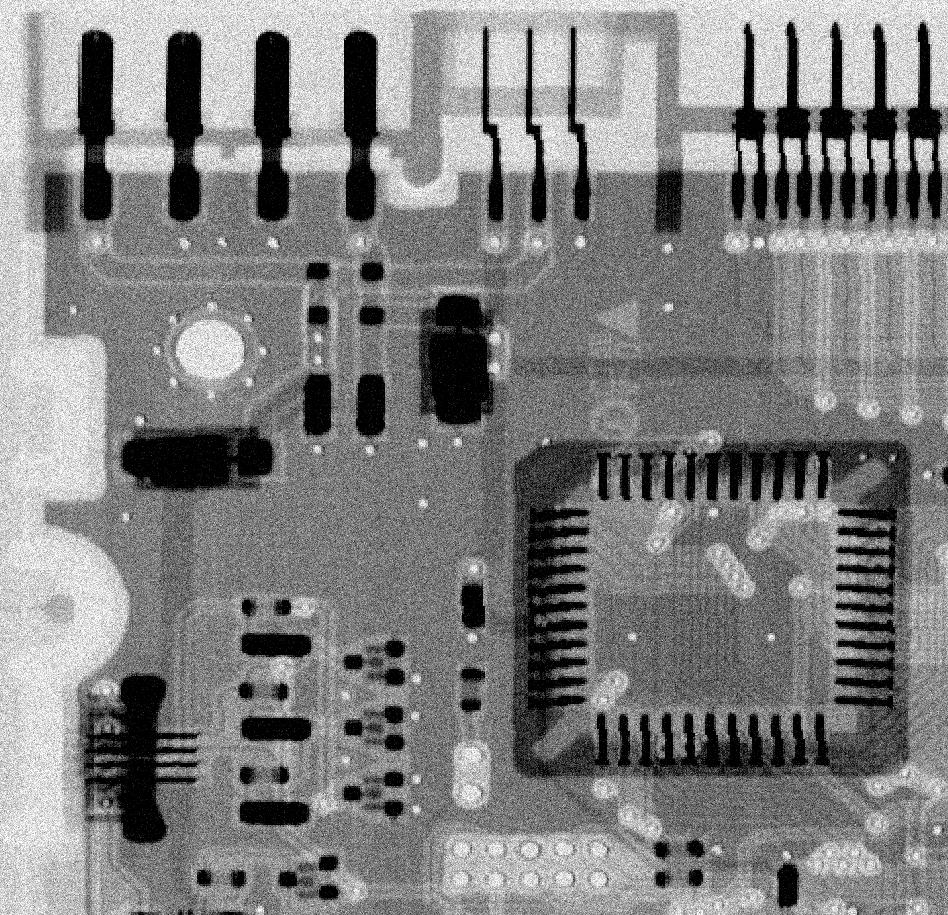
%> input picture Lab3-Intensity-transformation-main/Lab3-Intensity-transformation-main/assets/noisyPCB.jpg, 948 x 915 px
$ octave lab3_task4.m   (GNU Octave 9; MATLAB toolbox functions it lacks are replaced by stand-ins)
%> lines starting %> are read from the running program, lines starting %| are printed output that depends on the picture
clear all
close all
f = imread('../assets/noisyPCB.jpg');
%> f is the input picture: size 915x948 uint8; min 0, max 255, mean 128
imshow(f)

% [8 lines of commented-out code are left out]

w_gauss_low = fspecial('Gaussian', [3 3], 0.5);
w_gauss_mid = fspecial('Gaussian', [7 7], 1.0);
w_gauss_high = fspecial('Gaussian', [19 19], 3.0);
w_gauss_high2 = fspecial('Gaussian', [31 31], 5.0);

g_gauss_mid = imfilter(f, w_gauss_mid, 0);
g_gauss_low = imfilter(f, w_gauss_low, 0);
g_gauss_high = imfilter(f, w_gauss_high, 0);
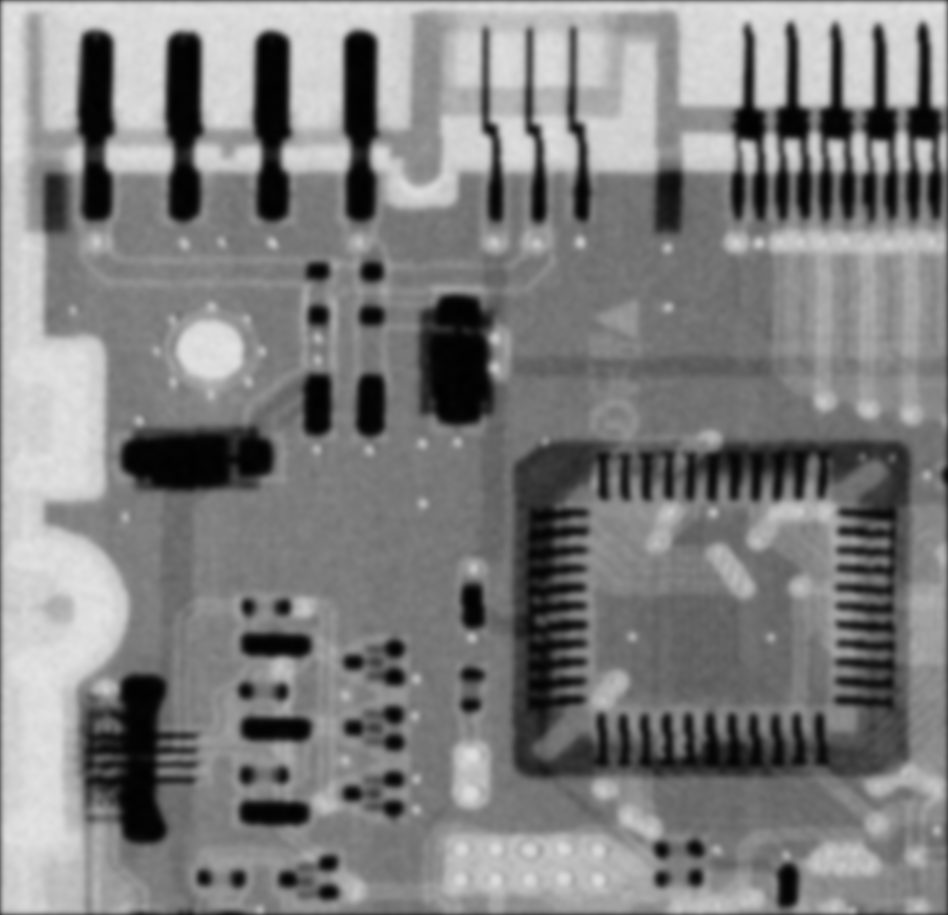
%> g_gauss_high: size 915x948 uint8; min 1, max 228, mean 127
g_gauss_high2 = imfilter(f, w_gauss_high2, 0);
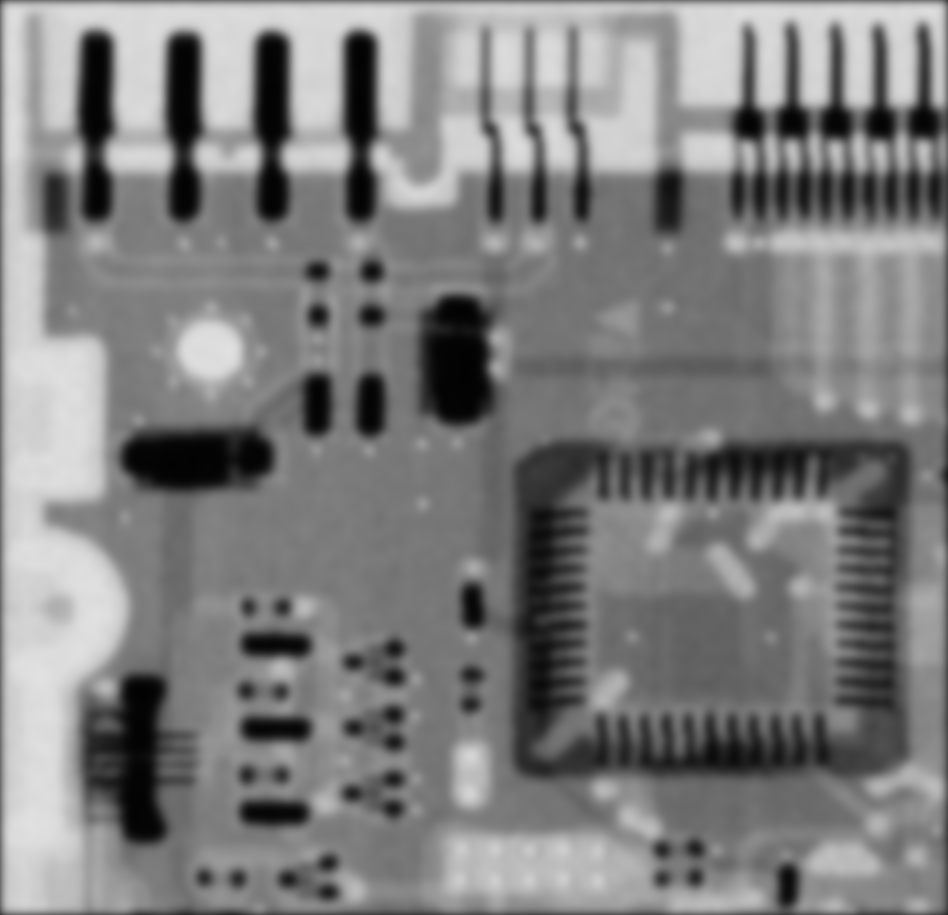
%> g_gauss_high2: size 915x948 uint8; min 2, max 225, mean 126.4

figure
montage({g_gauss_low, g_gauss_mid, g_gauss_high, g_gauss_high2})
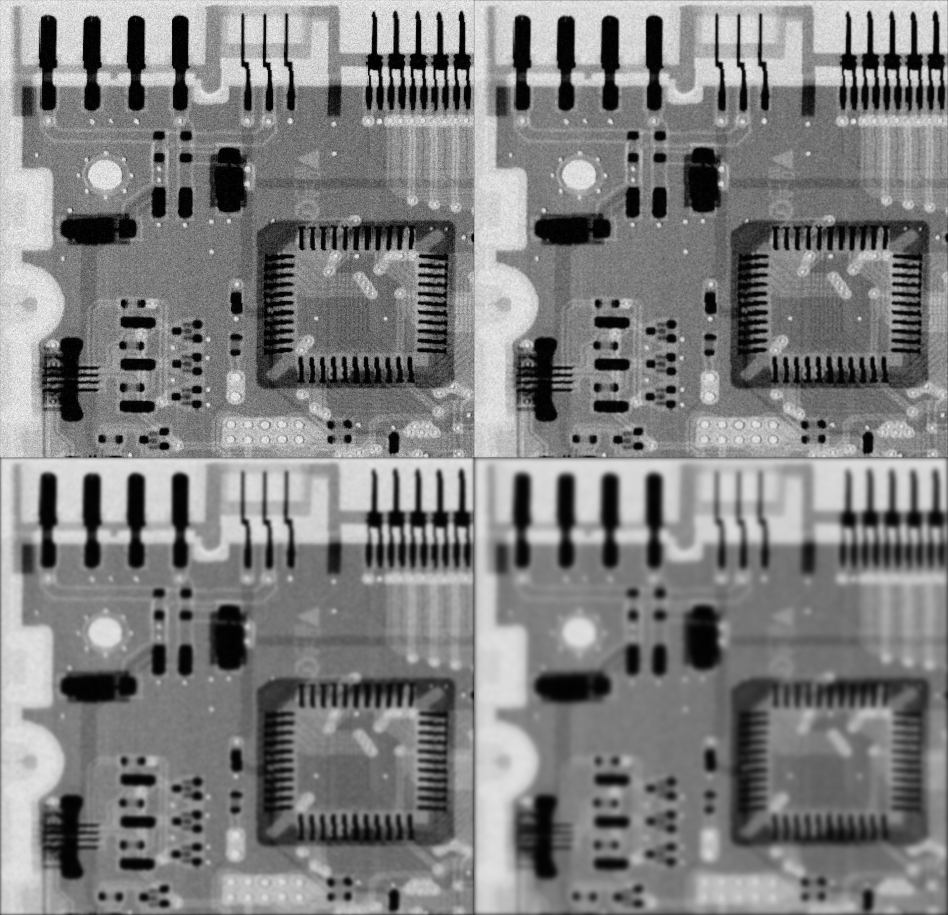
%> displayed picture: size 1830x1896, on the screen's scale of 0 to 255 (shown at 1/2 size); min 0, max 253, mean 127.3
title("Image with kernel size 3x3 and sigma = 0.5 (top left), 7x7 and sigma = 1.0 (top right), 19x19 and sigma = 3.0 (bottom left), 31x31 and sigma = 5.0 (bottom right)")

$ run again, with Lab3-Intensity-transformation-main/Lab3-Intensity-transformation-main/assets/PCB_filters.jpg copied over Lab3-Intensity-transformation-main/Lab3-Intensity-transformation-main/assets/noisyPCB.jpg
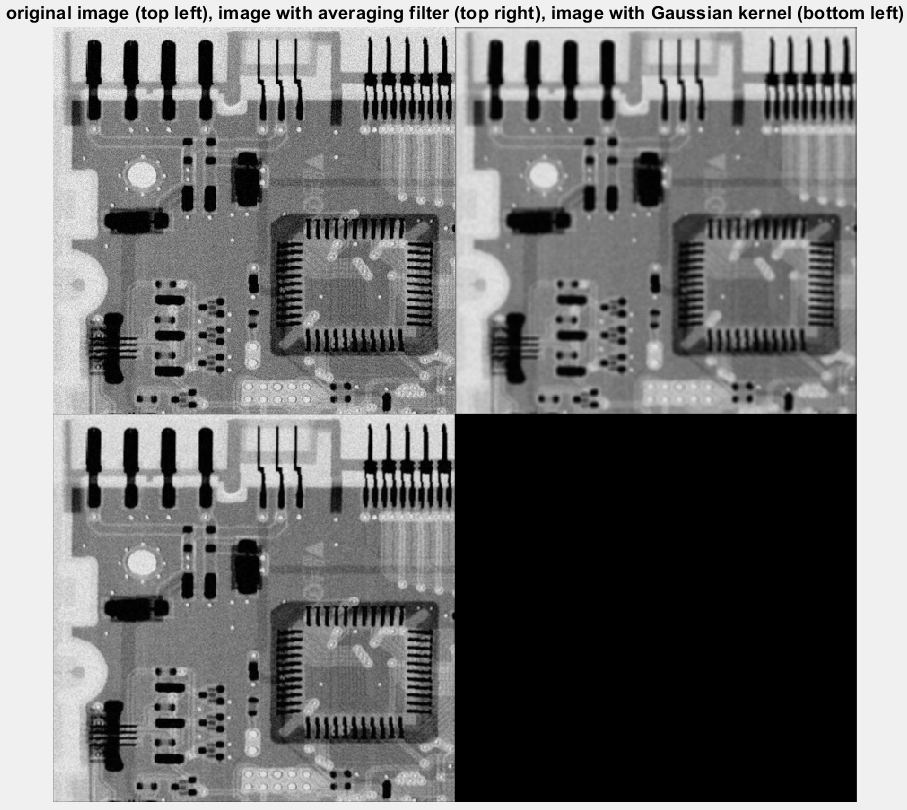
%> input picture Lab3-Intensity-transformation-main/Lab3-Intensity-transformation-main/assets/PCB_filters.jpg, 907 x 810 px
%> f is the input picture: size 810x907x3 uint8; min 0, max 248, mean 116.1
%> `g_gauss_high2 = imfilter(f, w_gauss_high2, 0);`:
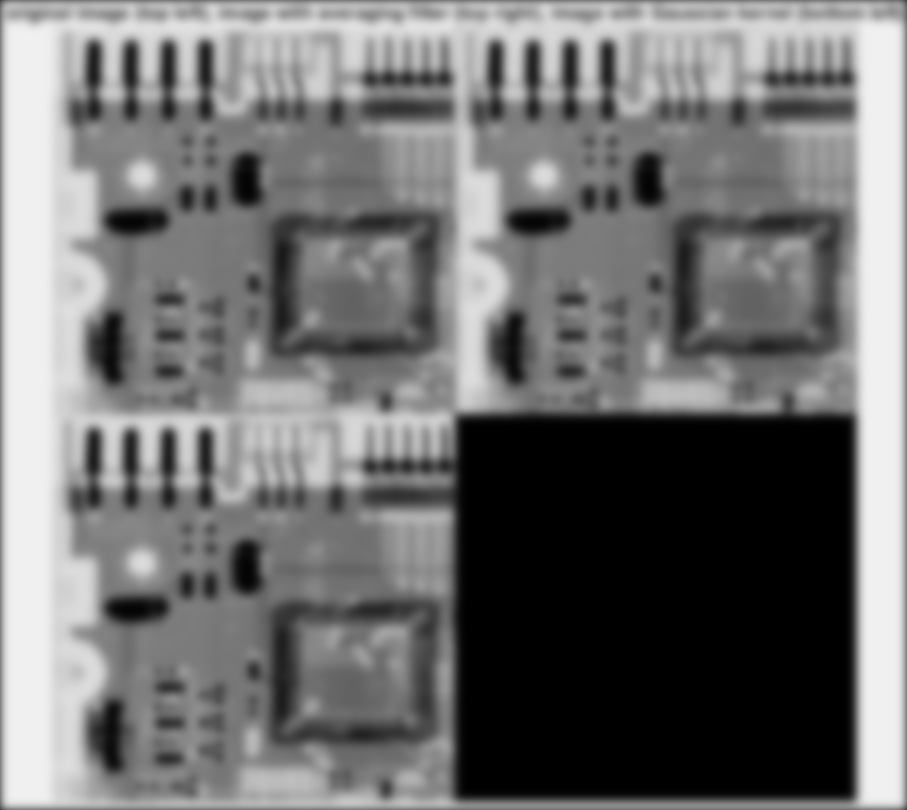
%> g_gauss_high2: size 810x907x3 uint8; min 0, max 240, mean 114
%> `montage({g_gauss_low, g_gauss_mid, g_gauss_high, g_gauss_high2})`:
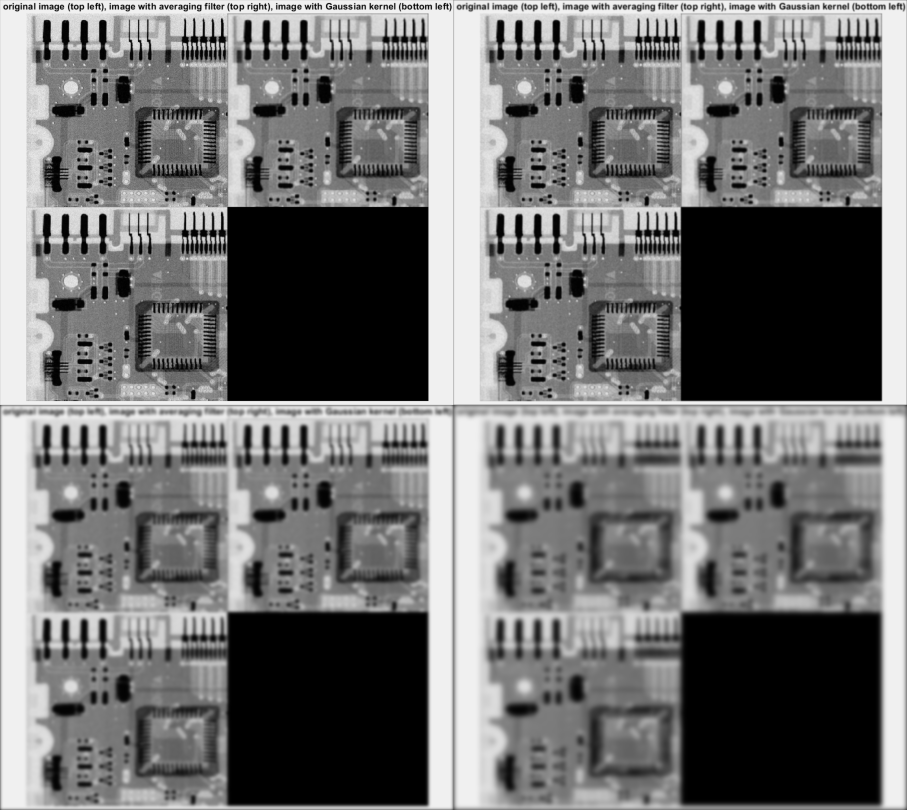
%> displayed picture: size 1620x1814x3, on the screen's scale of 0 to 255 (shown at 1/2 size); min 0, max 240, mean 115.1

$ run again, with Lab3-Intensity-transformation-main/Lab3-Intensity-transformation-main/assets/average_filter_size.jpg copied over Lab3-Intensity-transformation-main/Lab3-Intensity-transformation-main/assets/noisyPCB.jpg
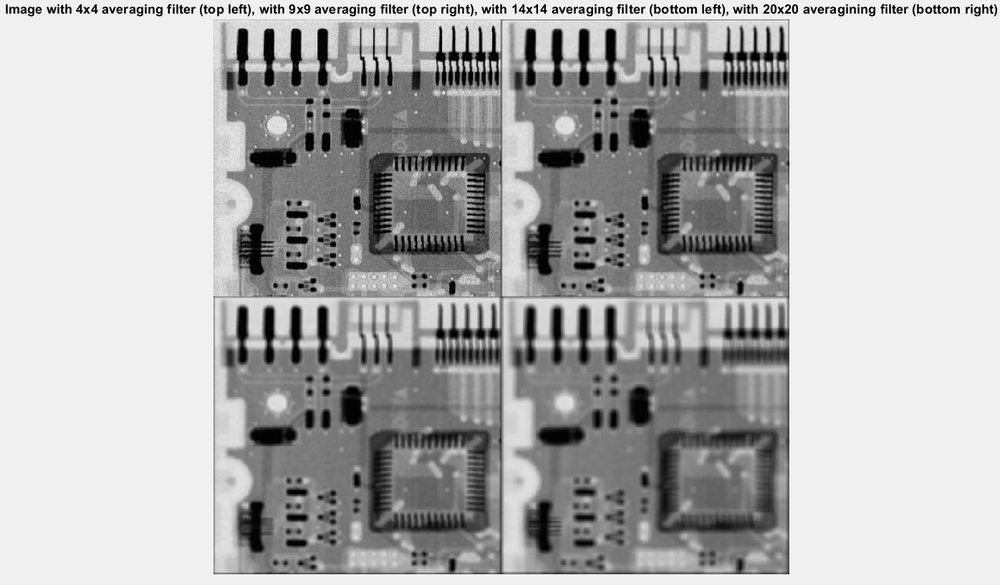
%> input picture Lab3-Intensity-transformation-main/Lab3-Intensity-transformation-main/assets/average_filter_size.jpg, 1000 x 585 px, shrunk from 1396 x 817 before the run
%> f is the input picture: size 585x1000x3 uint8; min 0, max 255, mean 176.7
%> `g_gauss_high2 = imfilter(f, w_gauss_high2, 0);`:
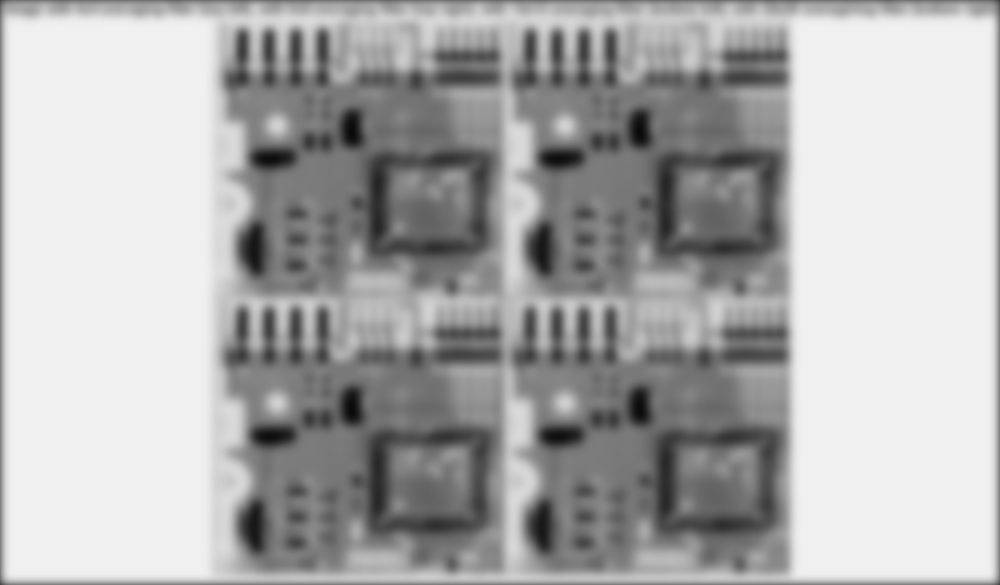
%> g_gauss_high2: size 585x1000x3 uint8; min 10, max 240, mean 174.2
%> `montage({g_gauss_low, g_gauss_mid, g_gauss_high, g_gauss_high2})`:
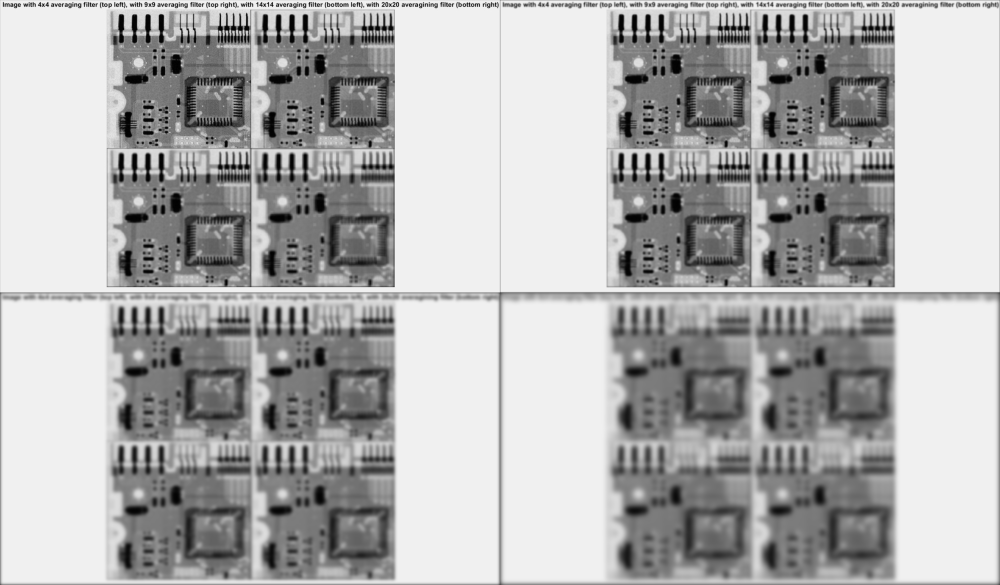
%> displayed picture: size 1170x2000x3, on the screen's scale of 0 to 255 (shown at 1/2 size); min 0, max 245, mean 175.6
